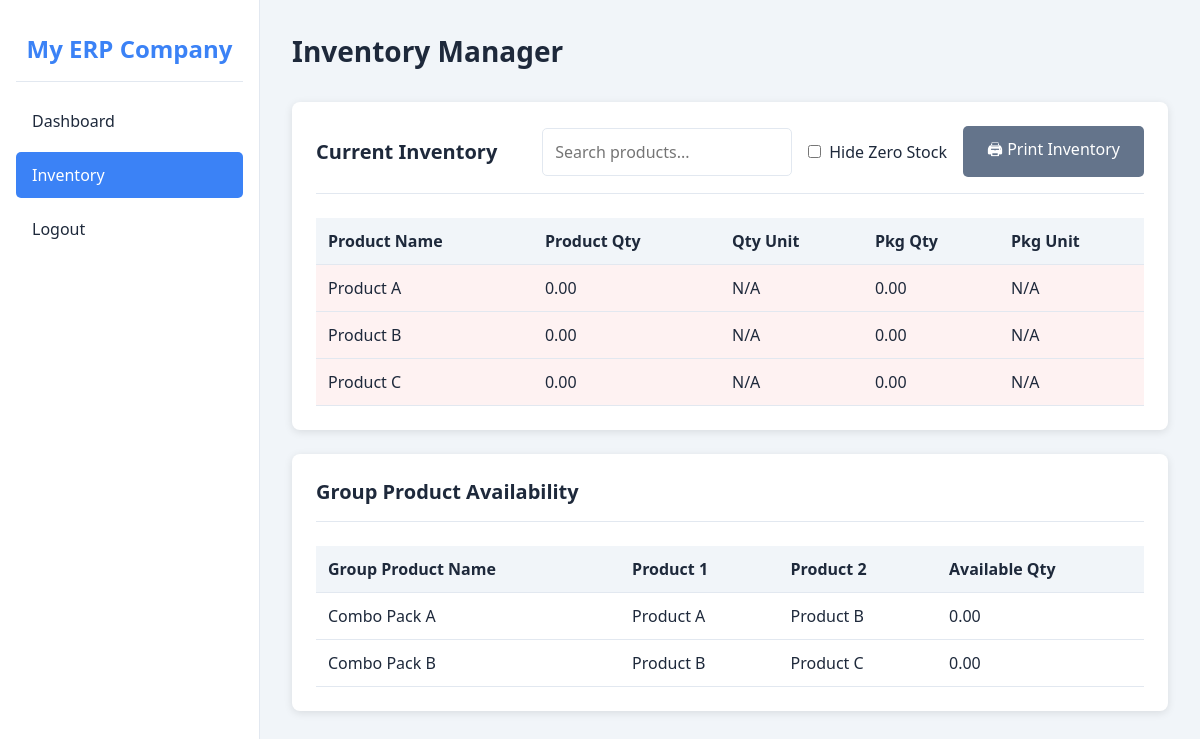
Page /modules/inventory.php (signed in) on the committed database.
### tables this page shows
CREATE TABLE company_profile (
    id INT AUTO_INCREMENT PRIMARY KEY,
    logo_path VARCHAR(255),
    company_name VARCHAR(255),
    address TEXT,
    mobile VARCHAR(50),
    email VARCHAR(100)
);

CREATE TABLE group_products (
    id INT AUTO_INCREMENT PRIMARY KEY,
    group_name VARCHAR(255) NOT NULL,
    product_1_id INT NOT NULL,
    product_2_id INT NOT NULL
);

CREATE TABLE dropdown_values (
    id INT AUTO_INCREMENT PRIMARY KEY,
    type ENUM('Product', 'MFG', 'Qty_UoM', 'Pkg_UoM', 'Sources', 'Company') NOT NULL,
    value VARCHAR(255) NOT NULL,
    created_at TIMESTAMP DEFAULT CURRENT_TIMESTAMP
);

### config/database.php (called while the page is built, shortened)
<?php
function getCompanyProfile($pdo) {
    $stmt = $pdo->query("SELECT * FROM company_profile LIMIT 1");
    return $stmt->fetch();
}
function getSettings($pdo) {
    $stmt = $pdo->query("SELECT setting_key, setting_value FROM settings");
    $settings = [];
    while ($row = $stmt->fetch()) {
        $settings[$row['setting_key']] = $row['setting_value'];
    }
    return $settings;
}
?>

### modules/inventory.php (the view, shortened to what this page needs)
<?php
require_once '../config/database.php';
$settings = getSettings($pdo);
$companyProfile = getCompanyProfile($pdo);
$inventoryStmt = $pdo->query("
    SELECT
        p.value as product_name,
        COALESCE(SUM(CASE WHEN si.product_id = p.id THEN si.qty ELSE 0 END), 0) -
        COALESCE(SUM(CASE WHEN so.product_id = p.id THEN so.qty ELSE 0 END), 0) as net_qty,
        GROUP_CONCAT(DISTINCT si.qty_unit SEPARATOR ', ') as qty_units,
        COALESCE(SUM(CASE WHEN si.product_id = p.id THEN si.pkg ELSE 0 END), 0) -
        COALESCE(SUM(CASE WHEN so.product_id = p.id THEN so.pkg ELSE 0 END), 0) as net_pkg,
        GROUP_CONCAT(DISTINCT si.pkg_unit SEPARATOR ', ') as pkg_units
    FROM dropdown_values p
    LEFT JOIN stock_in_items si ON p.id = si.product_id AND si.product_type = 'Single'
    LEFT JOIN stock_out_items so ON p.id = so.product_id AND so.product_type = 'Single'
    WHERE p.type = 'Product'
    GROUP BY p.id, p.value
");
$inventoryItems = $inventoryStmt->fetchAll();
$groupProductsStmt = $pdo->query("
    SELECT gp.*, p1.value as product1_name, p2.value as product2_name
    FROM group_products gp
    JOIN dropdown_values p1 ON gp.product_1_id = p1.id
    JOIN dropdown_values p2 ON gp.product_2_id = p2.id
");
$groupProducts = $groupProductsStmt->fetchAll();
$hideZero = isset($_GET['hide_zero']) && $_GET['hide_zero'] === '1';
?>
<!DOCTYPE html>
<html lang="en" data-theme="<?php echo $settings['theme'] ?? 'light'; ?>">
<head>
    <link rel="stylesheet" href="../assets/css/style.css">
</head>
<body>
    <div class="dashboard">
        <aside class="sidebar">
            <div class="sidebar-brand">
                <?php echo $companyProfile['company_name'] ?? 'ERP System'; ?>
            </div>
            <ul class="sidebar-menu">
                <li><a href="../index.php">Dashboard</a></li>
                <li><a href="inventory.php" class="active">Inventory</a></li>
                <li><a href="../includes/logout.php">Logout</a></li>
            </ul>
        </aside>
        <main class="main-content">
            <div class="page-header">
                <h1>Inventory Manager</h1>
            </div>
            <div class="card">
                <div class="card-header">
                    <h2 class="card-title">Current Inventory</h2>
                    <div style="display: flex; gap: 1rem; align-items: center;">
                        <input type="text" class="form-control" placeholder="Search products..."
                               onkeyup="searchTable(this, 'inventoryTable')" style="width: 250px;">
                        <label style="display: flex; align-items: center; gap: 0.5rem;">
                            <input type="checkbox" id="hideZero" onchange="toggleHideZero()"
                                   <?php echo $hideZero ? 'checked' : ''; ?>>
                            Hide Zero Stock
                        </label>
                        <button class="btn btn-secondary" onclick="window.print()">🖨 Print Inventory</button>
                    </div>
                </div>
                <div class="table-responsive">
                    <table class="data-table" id="inventoryTable">
                        <thead>
                            <tr>
                                <th>Product Name</th>
                                <th>Product Qty</th>
                                <th>Qty Unit</th>
                                <th>Pkg Qty</th>
                                <th>Pkg Unit</th>
                            </tr>
                        </thead>
                        <tbody>
                            <?php if (empty($inventoryItems)): ?>
                                <tr>
                                    <td colspan="5" style="text-align: center;">No inventory items found</td>
                                </tr>
                            <?php else: ?>
                                <?php foreach ($inventoryItems as $item): ?>
                                    <tr style="<?php echo ($item['net_qty'] <= 0 && $item['net_pkg'] <= 0) ? 'background: #fef2f2;' : ''; ?>">
                                        <td><?php echo htmlspecialchars($item['product_name']); ?></td>
                                        <td><?php echo number_format($item['net_qty'], 2); ?></td>
                                        <td><?php echo htmlspecialchars($item['qty_units'] ?? 'N/A'); ?></td>
                                        <td><?php echo number_format($item['net_pkg'], 2); ?></td>
                                        <td><?php echo htmlspecialchars($item['pkg_units'] ?? 'N/A'); ?></td>
                                    </tr>
                                <?php endforeach; ?>
                            <?php endif; ?>
                        </tbody>
                    </table>
                </div>
            </div>
            <div class="card">
                <div class="card-header">
                    <h2 class="card-title">Group Product Availability</h2>
                </div>
                <div class="table-responsive">
                    <table class="data-table" id="groupProductsTable">
                        <thead>
                            <tr>
                                <th>Group Product Name</th>
                                <th>Product 1</th>
                                <th>Product 2</th>
                                <th>Available Qty</th>
                            </tr>
                        </thead>
                        <tbody>
                            <?php if (empty($groupProducts)): ?>
                                <tr>
                                    <td colspan="4" style="text-align: center;">No group products defined</td>
                                </tr>
                            <?php else: ?>
                                <?php foreach ($groupProducts as $gp): ?>
                                    <tr>
                                        <td><?php echo htmlspecialchars($gp['group_name']); ?></td>
                                        <td><?php echo htmlspecialchars($gp['product1_name']); ?></td>
                                        <td><?php echo htmlspecialchars($gp['product2_name']); ?></td>
                                        <td>
                                            <?php
                                            $stmt = $pdo->prepare("
                                                SELECT
                                                    COALESCE(SUM(CASE WHEN si.product_id IN (?, ?) THEN si.qty ELSE 0 END), 0) -
                                                    COALESCE(SUM(CASE WHEN so.product_id IN (?, ?) THEN so.qty ELSE 0 END), 0) as available
                                                FROM stock_in_items si
                                                LEFT JOIN stock_out_items so ON si.product_id = so.product_id
                                                WHERE si.product_id IN (?, ?)
                                            ");
                                            $stmt->execute([$gp['product_1_id'], $gp['product_2_id'],
                                                           $gp['product_1_id'], $gp['product_2_id'],
                                                           $gp['product_1_id'], $gp['product_2_id']]);
                                            $available = $stmt->fetch()['available'];
                                            echo number_format($available, 2);
                                            ?>
                                        </td>
                                    </tr>
                                <?php endforeach; ?>
                            <?php endif; ?>
                        </tbody>
                    </table>
                </div>
            </div>
        </main>
    </div>
</body>
</html>

### assets/css/style.css (style rules this page uses)
:root { --primary-color: #3b82f6; --secondary-color: #64748b; --success-color: #22c55e; --danger-color: #ef4444; --warning-color: #f59e0b; --bg-color: #f1f5f9; --card-bg: #ffffff; --text-color: #1e293b; --border-color: #e2e8f0; --sidebar-width: 260px; }
* { margin: 0; padding: 0; box-sizing: border-box; font-family: 'Segoe UI', Tahoma, Geneva, Verdana, sans-serif; }
body { background-color: var(--bg-color); color: var(--text-color); transition: all 0.3s ease; }
.form-control { width: 100%; padding: 0.75rem; border: 1px solid var(--border-color); border-radius: 5px; background: var(--card-bg); color: var(--text-color); font-size: 1rem; }
.btn { padding: 0.75rem 1.5rem; border: none; border-radius: 5px; cursor: pointer; font-size: 1rem; font-weight: 500; transition: all 0.3s ease; }
.btn-secondary { background: var(--secondary-color); color: white; }
.dashboard { display: flex; min-height: 100vh; }
.sidebar { width: var(--sidebar-width); background: var(--card-bg); border-right: 1px solid var(--border-color); padding: 1rem; position: fixed; height: 100vh; overflow-y: auto; z-index: 100; }
.sidebar-brand { font-size: 1.5rem; font-weight: bold; color: var(--primary-color); padding: 1rem 0; text-align: center; border-bottom: 1px solid var(--border-color); margin-bottom: 1rem; }
.sidebar-menu { list-style: none; }
.sidebar-menu li { margin-bottom: 0.5rem; }
.sidebar-menu a { display: block; padding: 0.75rem 1rem; color: var(--text-color); text-decoration: none; border-radius: 5px; transition: all 0.3s ease; }
.sidebar-menu a:hover, .sidebar-menu a.active { background: var(--primary-color); color: white; }
.main-content { flex: 1; margin-left: var(--sidebar-width); padding: 2rem; }
.page-header { margin-bottom: 2rem; }
.page-header h1 { font-size: 1.75rem; margin-bottom: 0.5rem; }
.card { background: var(--card-bg); border-radius: 8px; box-shadow: 0 2px 8px rgba(0,0,0,0.1); padding: 1.5rem; margin-bottom: 1.5rem; }
.card-header { display: flex; justify-content: space-between; align-items: center; margin-bottom: 1.5rem; padding-bottom: 1rem; border-bottom: 1px solid var(--border-color); }
.card-title { font-size: 1.25rem; font-weight: 600; }
.table-responsive { overflow-x: auto; }
.data-table { width: 100%; border-collapse: collapse; }
.data-table th, .data-table td { padding: 0.75rem; text-align: left; border-bottom: 1px solid var(--border-color); }
.data-table th { background: var(--bg-color); font-weight: 600; }

### rows in the picture
company_profile: company_name "My ERP Company"
group_products: group_name "Combo Pack A", dropdown_values.value "Product A", dropdown_values.value "Product B", available "0.00"
group_products: group_name "Combo Pack B", dropdown_values.value "Product B", dropdown_values.value "Product C", available "0.00"

### other values in the picture
$item['product_name'] "Product A"
$item['net_qty'] "0.00"
$item['qty_units'] "N/A"
$item['net_pkg'] "0.00"
$item['pkg_units'] "N/A"
$item['product_name'] "Product B"
$item['product_name'] "Product C"
